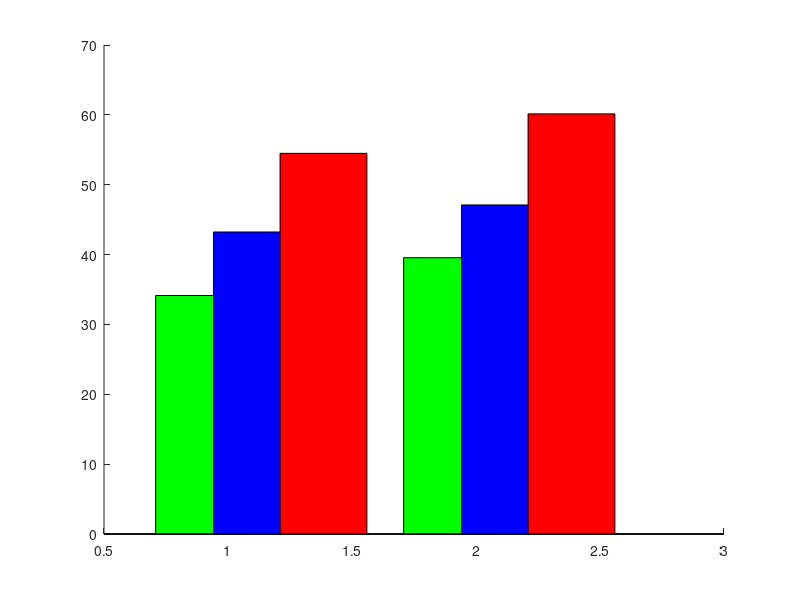

Write the MATLAB code that produced this figure. (Note: this script raises an error after producing the figure.)
% Data
clc;
clear;
close all;
set(gcf, 'Position', [1000 500 750 700])
x_labels = {'AC0', 'AC1'};%, 'AC2', 'AC3', 'AC4'};
ETA = [
    34.13963219284771, 43.234879048968935, 54.48963219284771; 
    39.55005658715413, 47.10494388093571, 60.140056587154135;]; 
    % 44.96320583097026, 52.518093123953214, 65.79320583097027; 
    % 50.37820184019237, 57.933089135728956, 71.44820184019237; 
    % 55.79450715868693, 63.349394453424885, 77.10450715868694];

% Extract columns for plotting
eta_0 = ETA(:, 1);
eta_1 = ETA(:, 2);
eta_2 = ETA(:, 3);

% Bar width
bar_width = 0.35;

% X positions for the bars
x = 1:length(x_labels);

% Create a figure
% figure;


% Plot the bars
hold on;
bar0 = bar(x - bar_width/3, eta_0, bar_width, 'FaceColor', 'green'); % Green
bar1 = bar(x + bar_width/3, eta_1, bar_width, 'FaceColor', 'blue'); % Blue
bar2 = bar(x + 1.1*bar_width, eta_2, bar_width, 'FaceColor', 'red');   % Red

for i = 1:length(x_labels)
    % Calculate percent changes
    pct_change_1 = ((eta_1(i) - eta_0(i)) / eta_0(i)) * 100;
    pct_change_2 = ((eta_2(i) - eta_0(i)) / eta_0(i)) * 100;
    del_1 = eta_1(i) - eta_0(i);
    del_2 = eta_2(i) - eta_0(i);
    
    % Display percent change between eta_2 and eta_0
    text(x(i) + bar_width, eta_2(i) +1, sprintf('%.2fs%', del_2), ...
        'HorizontalAlignment', 'center', 'Color', 'k', 'FontWeight', 'bold');
    if i == 1
        text(x(i)-.25 + bar_width/3-0.1, eta_1(i) + 2.5, sprintf('Percent Change: %.2f%%', pct_change_1), ...
            'HorizontalAlignment', 'center', 'Color', 'k', 'FontWeight', 'bold');
    else
        text(x(i) + bar_width/3-0.05, eta_1(i) + 2.5, sprintf('%.2f%%', pct_change_1), ...
            'HorizontalAlignment', 'center', 'Color', 'k', 'FontWeight', 'bold');
    end

    % Display percent change between eta_2 and eta_0
    text(x(i) + bar_width, eta_2(i) + 2.5, sprintf('%.2f%%', pct_change_2), ...
        'HorizontalAlignment', 'center', 'Color', 'k', 'FontWeight', 'bold');
    if i == 1
        text(x(i)-.19 + bar_width/3-0.1, eta_1(i) +1, sprintf('Total Delay: %.2fs% s', del_1), ...
            'HorizontalAlignment', 'center', 'Color', 'k', 'FontWeight', 'bold');
    else
        text(x(i) + bar_width/3-0.05, eta_1(i) +1, sprintf('%.2fs% s', del_1), ...
            'HorizontalAlignment', 'center', 'Color', 'k', 'FontWeight', 'bold');
    end
end

% Set x-ticks and labels
set(gca, 'XTick', x, 'XTickLabel', x_labels);
grid()
ylim([min(eta_0) - 10, max(eta_2) + 10]);
% Labeling
xlabel('Aircraft');
ylabel('ETA Values (s)');
title('Scenario 3 Aircraft ETA');
legend({'Nominal ETA','Bezier Alternate Maneuever ETA', 'Holding Pattern Alternate Maneuver ETA'}, 'Location','northeast');


% Display the plot
hold off;
